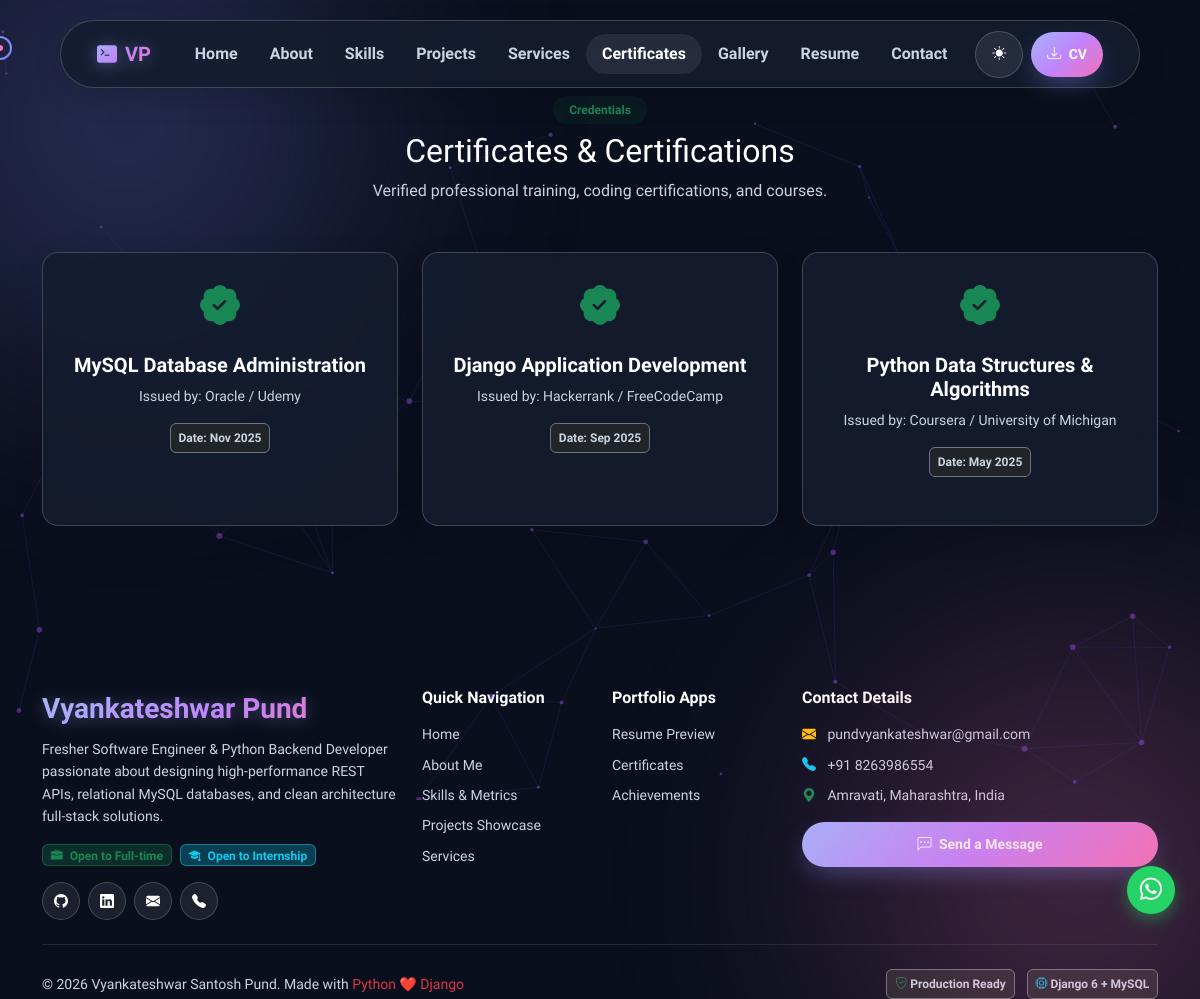
The app's page /certificates/ with its own data.
### apps/resume/models.py (models this page shows, shortened)
class Certificate(models.Model):
    title = models.CharField(max_length=200)
    issuer = models.CharField(max_length=150)
    issue_date = models.DateField(null=True, blank=True)
    credential_url = models.URLField(blank=True, null=True)
    certificate_file = models.FileField(upload_to='certificates/pdf/', blank=True, null=True)
    certificate_image = models.ImageField(upload_to='certificates/img/', blank=True, null=True)
    class Meta:
        ordering = ['-issue_date']

### apps/portfolio/models.py (models this page shows, shortened)
class SocialLink(models.Model):
    platform = models.CharField(max_length=50)
    url = models.URLField()
    icon_class = models.CharField(max_length=50, help_text='e.g., bi bi-github')
    order = models.IntegerField(default=0)
    class Meta:
        ordering = ['order']

### apps/portfolio/views.py (the view)
# urls.py: path('certificates/', views.CertificatesView.as_view(), name='certificates'),
class CertificatesView(ListView):
    model = Certificate
    template_name = 'certificates.html'
    context_object_name = 'certificates'

### apps/portfolio/context_processors.py (called while the page is built)
def global_portfolio_context(request):
    profile = ProfileInfo.objects.first()
    social_links = SocialLink.objects.all()
    return {
        'profile': profile,
        'social_links': social_links,
    }

### templates/certificates.html (shortened to what this page needs)
{% extends 'base.html' %}
{% load static %}
{% block content %}
<section class="py-5 mt-5">
    <div class="container">
        <div class="text-center mb-5">
            <span class="badge bg-success bg-opacity-10 text-success px-3 py-2 rounded-pill fw-semibold">Credentials</span>
            <h2 class="section-title mt-2">Certificates & Certifications</h2>
            <p class="section-subtitle">Verified professional training, coding certifications, and courses.</p>
        </div>
        <div class="row g-4">
            {% for cert in certificates %}
            <div class="col-md-6 col-lg-4">
                <div class="glass-card text-center h-100 p-4">
                    <div class="fs-1 text-success mb-3"><i class="bi bi-patch-check-fill"></i></div>
                    <h5 class="fw-bold text-white mb-2">{{ cert.title }}</h5>
                    <p class="text-muted small mb-3">Issued by: {{ cert.issuer }}</p>
                    {% if cert.issue_date %}
                    <span class="badge bg-dark border border-secondary text-muted mb-4">Date: {{ cert.issue_date|date:"M Y" }}</span>
                    {% endif %}
                </div>
            </div>
            {% endfor %}
        </div>
    </div>
</section>
{% endblock %}

### templates/components/footer.html (shortened to what this page needs)
<footer>
    <div class="container">
        <div class="row gy-4">
            <div class="col-lg-4 col-md-6">
                <a class="navbar-brand gradient-text fs-3 mb-2 d-block" href="{% url 'home' %}">
                    Vyankateshwar Pund
                </a>
                <p class="text-muted small mb-3">
                    Fresher Software Engineer & Python Backend Developer passionate about designing high-performance REST APIs,
                    relational MySQL databases, and clean architecture full-stack solutions.
                </p>
                <div class="d-flex flex-wrap gap-2 mb-3">
                    <span class="badge bg-success bg-opacity-25 text-success border border-success border-opacity-50"><i class="bi bi-briefcase-fill me-1"></i> Open to Full-time</span>
                    <span class="badge bg-info bg-opacity-25 text-info border border-info border-opacity-50"><i class="bi bi-mortarboard-fill me-1"></i> Open to Internship</span>
                </div>
                <div class="d-flex gap-2">
                    {% for social in social_links %}
                    <a href="{{ social.url }}" target="_blank" class="btn btn-glass btn-sm rounded-circle p-2" style="width:38px; height:38px; display:inline-flex; align-items:center; justify-content:center;" title="{{ social.platform }}">
                        <i class="{{ social.icon_class }}"></i>
                    </a>
                    {% endfor %}
                </div>
            </div>
            <div class="col-lg-2 col-md-6">
                <h6 class="text-white mb-3 fw-bold">Quick Navigation</h6>
                <ul class="list-unstyled small">
                    <li class="mb-2"><a href="{% url 'home' %}" class="text-muted text-decoration-none">Home</a></li>
                    <li class="mb-2"><a href="{% url 'about' %}" class="text-muted text-decoration-none">About Me</a></li>
                    <li class="mb-2"><a href="{% url 'skills_list' %}" class="text-muted text-decoration-none">Skills & Metrics</a></li>
                    <li class="mb-2"><a href="{% url 'project_list' %}" class="text-muted text-decoration-none">Projects Showcase</a></li>
                    <li class="mb-2"><a href="{% url 'services' %}" class="text-muted text-decoration-none">Services</a></li>
                </ul>
            </div>
            <div class="col-lg-2 col-md-6">
                <h6 class="text-white mb-3 fw-bold">Portfolio Apps</h6>
                <ul class="list-unstyled small">
                    <li class="mb-2"><a href="{% url 'resume' %}" class="text-muted text-decoration-none">Resume Preview</a></li>
                    <li class="mb-2"><a href="{% url 'certificates' %}" class="text-muted text-decoration-none">Certificates</a></li>
                    <li class="mb-2"><a href="{% url 'achievements' %}" class="text-muted text-decoration-none">Achievements</a></li>
                </ul>
            </div>
            <div class="col-lg-4 col-md-6">
                <h6 class="text-white mb-3 fw-bold">Contact Details</h6>
                <ul class="list-unstyled small text-muted mb-3">
                    <li class="mb-2"><i class="bi bi-envelope-fill text-warning me-2"></i> pundvyankateshwar@gmail.com</li>
                    <li class="mb-2"><i class="bi bi-telephone-fill text-info me-2"></i> +91 8263986554</li>
                    <li class="mb-2"><i class="bi bi-geo-alt-fill text-success me-2"></i> Amravati, Maharashtra, India</li>
                </ul>
                <a href="{% url 'contact' %}" class="btn btn-gradient btn-sm w-100"><i class="bi bi-chat-left-dots me-1"></i> Send a Message</a>
            </div>
        </div>
        <hr class="my-4 border-secondary opacity-25">
        <div class="row align-items-center">
            <div class="col-md-6 text-center text-md-start mb-2 mb-md-0">
                <span class="text-muted small">&copy; 2026 Vyankateshwar Santosh Pund. Made with <span class="text-danger">Python ❤️ Django</span></span>
            </div>
            <div class="col-md-6 text-center text-md-end">
                <span class="badge bg-dark border border-secondary text-muted me-2"><i class="bi bi-shield-check text-success"></i> Production Ready</span>
                <span class="badge bg-dark border border-secondary text-muted"><i class="bi bi-cpu text-info"></i> Django 6 + MySQL</span>
            </div>
        </div>
    </div>
</footer>

### static/css/style.css (style rules this page uses)
:root { --bg-primary: #0a0f1d; --bg-secondary: #111827; --bg-card: rgba(20, 29, 47, 0.85); --bg-glass: rgba(255, 255, 255, 0.08); --border-glass: rgba(255, 255, 255, 0.18); --border-glow: rgba(129, 140, 248, 0.6); --text-main: #ffffff; --text-muted: #cbd5e1; --text-sub: #e2e8f0; --accent-primary: #818cf8; --accent-secondary: #c084fc; --accent-cyan: #38bdf8; --accent-pink: #f472b6; --accent-gradient: linear-gradient(135deg, #a5b4fc 0%, #c084fc 50%, #f472b6 100%); --accent-glow: rgba(129, 140, 248, 0.4); --pill-bg: rgba(20, 29, 47, 0.9); --pill-text: #ffffff; --hero-para-color: #e2e8f0; --badge-bg: rgba(255, 255, 255, 0.08); --badge-text: #ffffff; --shadow-hover: 0 20px 50px -10px rgba(129, 140, 248, 0.4); --transition-smooth: all 0.35s cubic-bezier(0.16, 1, 0.3, 1); --font-family: 'Plus Jakarta Sans', system-ui, -apple-system, sans-serif; }
body { background-color: var(--bg-primary); color: var(--text-main); font-family: var(--font-family); overflow-x: hidden; transition: background-color 0.4s ease, color 0.4s ease; min-height: 100vh; }
p, .text-muted { color: var(--text-muted) !important; line-height: 1.6; }
h1, h2, h3, h4, h5, h6, .section-title, .text-main { color: var(--text-main) !important; }
.gradient-text { background: var(--accent-gradient); -webkit-background-clip: text; -webkit-text-fill-color: transparent; display: inline-block; font-weight: 800; }
[data-theme="dark"] .gradient-text { filter: drop-shadow(0 2px 8px rgba(165, 180, 252, 0.35)); }
.glass-card { background: var(--bg-card); backdrop-filter: blur(18px); -webkit-backdrop-filter: blur(18px); border: 1px solid var(--border-glass); border-radius: 16px; padding: 1.75rem; transition: var(--transition-smooth); box-shadow: 0 8px 32px rgba(0, 0, 0, 0.08); position: relative; word-wrap: break-word; overflow-wrap: break-word; }
.btn-gradient { background: var(--accent-gradient); color: #ffffff !important; border: none; border-radius: 30px; padding: 0.75rem 1.75rem; font-weight: 700; transition: var(--transition-smooth); box-shadow: 0 10px 25px -5px rgba(129, 140, 248, 0.4); }
.btn-glass { background: var(--bg-glass); color: var(--text-main) !important; border: 1px solid var(--border-glass); border-radius: 30px; padding: 0.75rem 1.75rem; font-weight: 600; backdrop-filter: blur(10px); transition: var(--transition-smooth); }

### records on screen
Certificate: title "MySQL Database Administration", issuer "Oracle / Udemy", issue_date "Nov 2025"
Certificate: title "Django Application Development", issuer "Hackerrank / FreeCodeCamp", issue_date "Sep 2025"
Certificate: title "Python Data Structures & Algorithms", issuer "Coursera / University of Michigan", issue_date "May 2025"
